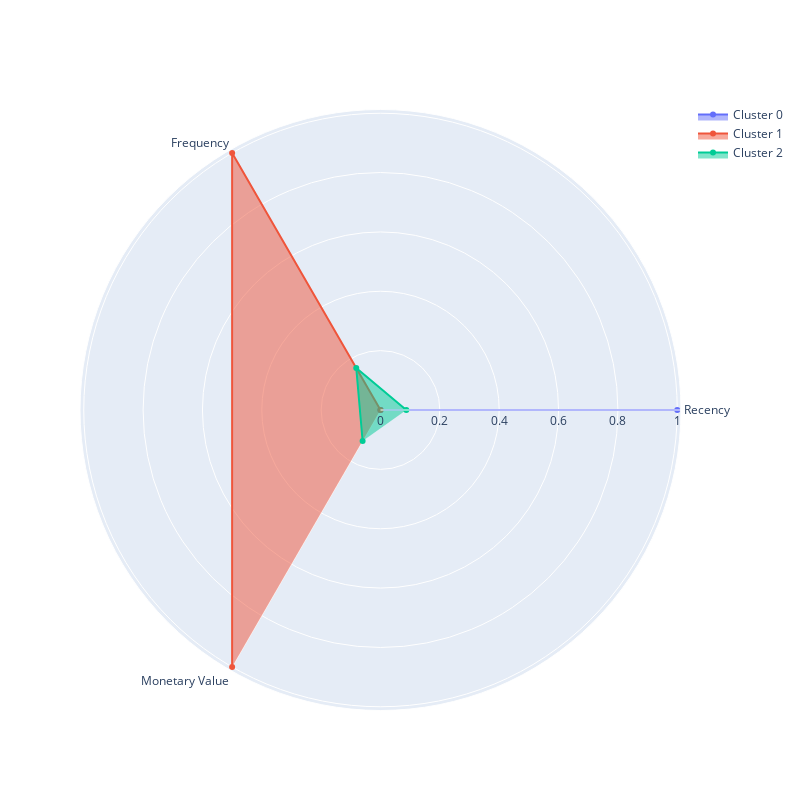

This figure's notebook cell:
### Markdown cell above
### Задание 5.8

Визуализируйте профили кластеров в виде полярной диаграммы на основе средних RFM-характеристик, вычисленных для каждого кластера. 

Проанализируйте кластеры и на основе анализа сопоставьте номер кластера и его описание.

Описание кластера:
* Кластер соответствует «лояльным» клиентам, которые приносят наибольший доход, совершают покупки чаще всего, а давность их последней покупки наименьшая.
* Кластер соответствует «промежуточным» клиентам, которые являются активными, но покупают не так часто и много, как лояльные клиенты. В то же время эти клиенты не являются «потерянными».
* Кластер соответствует «потерянным» клиентам, которые купили меньше всего товара, и их последняя покупка была совершена очень давно.

### Code cell
# Строим полярную диаграмму для наших кластеров
plot_cluster_profile(grouped_data=group_table, n_clusters=3)

### Figure 1 — Plotly figure (JSON) as saved in the notebook; plotly's stock layout.template omitted (floating-point values rounded to 4 significant figures)
{"data": [{"fill": "toself", "name": "Cluster 0", "r": [1, 0, 0], "theta": ["Recency", "Frequency", "Monetary Value"], "type": "scatterpolar"}, {"fill": "toself", "name": "Cluster 1", "r": [0, 1, 1], "theta": ["Recency", "Frequency", "Monetary Value"], "type": "scatterpolar"}, {"fill": "toself", "name": "Cluster 2", "r": [0.08702, 0.1634, 0.1205], "theta": ["Recency", "Frequency", "Monetary Value"], "type": "scatterpolar"}], "layout": {"autosize": false, "height": 800, "showlegend": true, "width": 800}}
